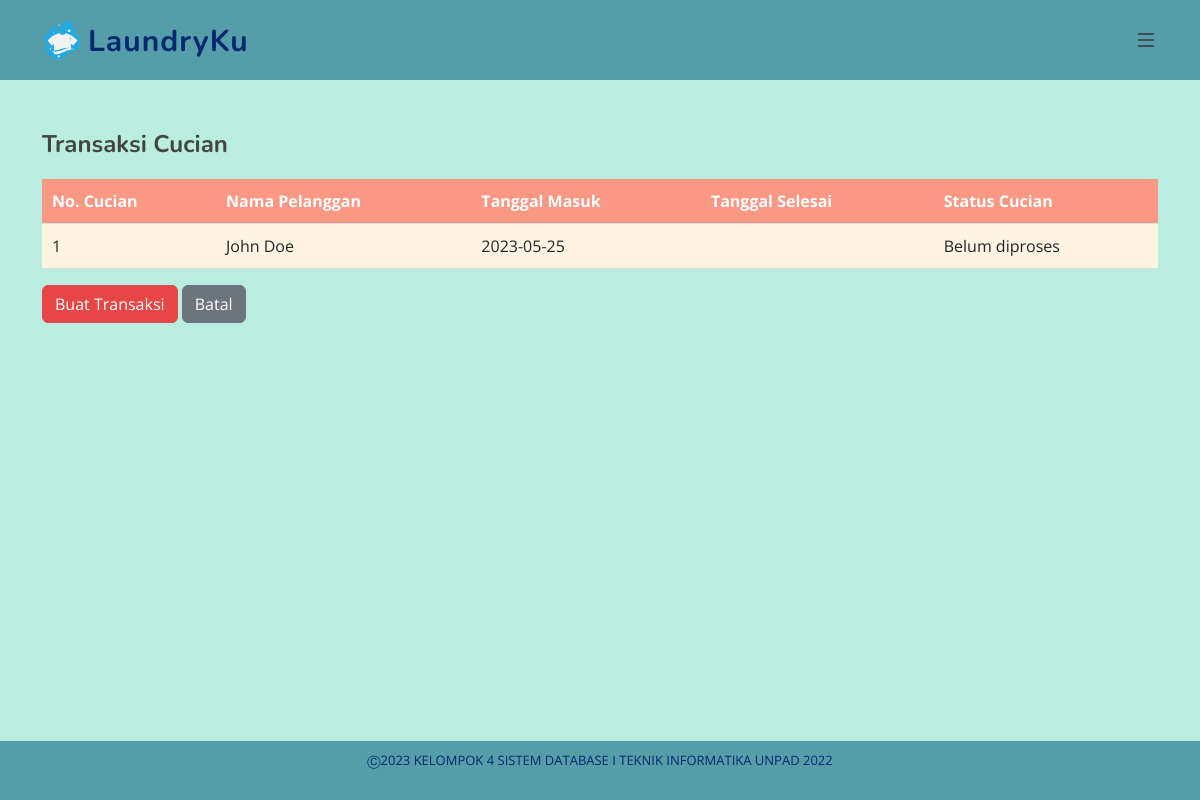
/buat_transaksi_pelanggan.php?no_cucian=1 (signed in), run on the app's committed database.
### tables this page shows
CREATE TABLE PermintaanCucian (
    no_cucian INT AUTO_INCREMENT PRIMARY KEY,
    id_pelanggan INT,
    id_prioritas INT,
    tgl_masuk DATE,
    tgl_selesai DATE,
    total_item INT,
    id_status_cucian INT,
    FOREIGN KEY (id_pelanggan) REFERENCES Pelanggan(id_pelanggan),
    FOREIGN KEY (id_prioritas) REFERENCES Prioritas(id_prioritas),
    FOREIGN KEY (id_status_cucian) REFERENCES StatusCucian(id_status_cucian)
);

CREATE TABLE Pelanggan (
    id_pelanggan INT AUTO_INCREMENT PRIMARY KEY,
    nama VARCHAR(255) NOT NULL,
    alamat VARCHAR(255) NOT NULL,
    telepon VARCHAR(15) NOT NULL,
    username VARCHAR(255) NOT NULL,
    password VARCHAR(255) NOT NULL,
    role VARCHAR(255) NOT NULL DEFAULT 'pelanggan'
);

CREATE TABLE StatusCucian (
    id_status_cucian INT AUTO_INCREMENT PRIMARY KEY,
    jenis_status_cucian VARCHAR(255) NOT NULL
);

### buat_transaksi_pelanggan.php (the view, shortened to what this page needs)
<?php
include "config.php";
if (isset($_GET['no_cucian']) && !empty($_GET['no_cucian'])) {
    $noCucian = $_GET['no_cucian'];
    $query = "SELECT pc.*, p.nama, s.jenis_status_cucian
          FROM PermintaanCucian pc
          INNER JOIN Pelanggan p ON pc.id_pelanggan = p.id_pelanggan
          INNER JOIN StatusCucian s ON pc.id_status_cucian = s.id_status_cucian
          WHERE pc.no_cucian = '$noCucian'
          AND pc.id_pelanggan = '{$_SESSION['id_pelanggan']}'";
    $result = mysqli_query($conn, $query);
    if ($result && mysqli_num_rows($result) > 0) {
        $data = mysqli_fetch_assoc($result);
    } else {
        header("Location: {$_SERVER['HTTP_REFERER']}");
        exit;
    }
} else {
    header("Location: {$_SERVER['HTTP_REFERER']}");
    exit;
}
?>
<?php include 'header_pelanggan.php'; ?>
<main id="main">
    <section id="admin" class="admin">
        <div class="container">
            <h2>Transaksi Cucian</h2>
            <table class="table">
                <thead>
                    <tr>
                        <th>No. Cucian</th>
                        <th>Nama Pelanggan</th>
                        <th>Tanggal Masuk</th>
                        <th>Tanggal Selesai</th>
                        <th>Status Cucian</th>
                    </tr>
                </thead>
                <tbody>
                    <tr>
                        <td><?php echo $data['no_cucian']; ?></td>
                        <td><?php echo $data['nama']; ?></td>
                        <td><?php echo $data['tgl_masuk']; ?></td>
                        <td><?php echo $data['tgl_selesai']; ?></td>
                        <td><?php echo $data['jenis_status_cucian']; ?></td>
                    </tr>
                </tbody>
            </table>
            <form action="" method="post">
                <button type="submit" name="submit" class="btn btn-primary">Buat Transaksi</button>
                <a href="permintaan_cucian_pelanggan.php" class="btn btn-secondary">Batal</a>
            </form>
        </div>
    </section>
</main>
<?php include 'footer.php'; ?>

### assets/css/style.css (style rules this page uses)
:root { scroll-behavior: smooth; }
body { font-family: "Open Sans", sans-serif; color: #444444; }
a { color: #f4f4f4; text-decoration: none; }
h1, h2, h3, h4, h5, h6 { font-family: "Nunito", sans-serif; }
section { padding: 60px 0; overflow: hidden; }

### assets/css/styles.css (style rules this page uses)
#main { background-color: #B9EDDD; min-height: calc(100vh - 30px); }
#main .admin table { width: 100%; border-collapse: collapse; margin-top: 20px; }
#main .admin table th, #main .admin table td { padding: 10px; text-align: left; border-bottom: 1px solid #ddd; }
#main .admin table th { background-color: #FA9884; color: #fff; font-weight: bold; }
#main .admin table tr:nth-child(odd) { background-color: #FFF3E2; }
#main .admin h2 { font-size: 24px; font-weight: bold; margin-bottom: 20px; }
#main .admin .btn-primary { background-color: #E74646; border-color: #E74646; }
#main { padding-top: 70px; }

### data on the page
permintaancucian: no_cucian "1", id_pelanggan.nama "John Doe", tgl_masuk "2023-05-25", id_status_cucian.jenis_status_cucian "Belum diproses"
